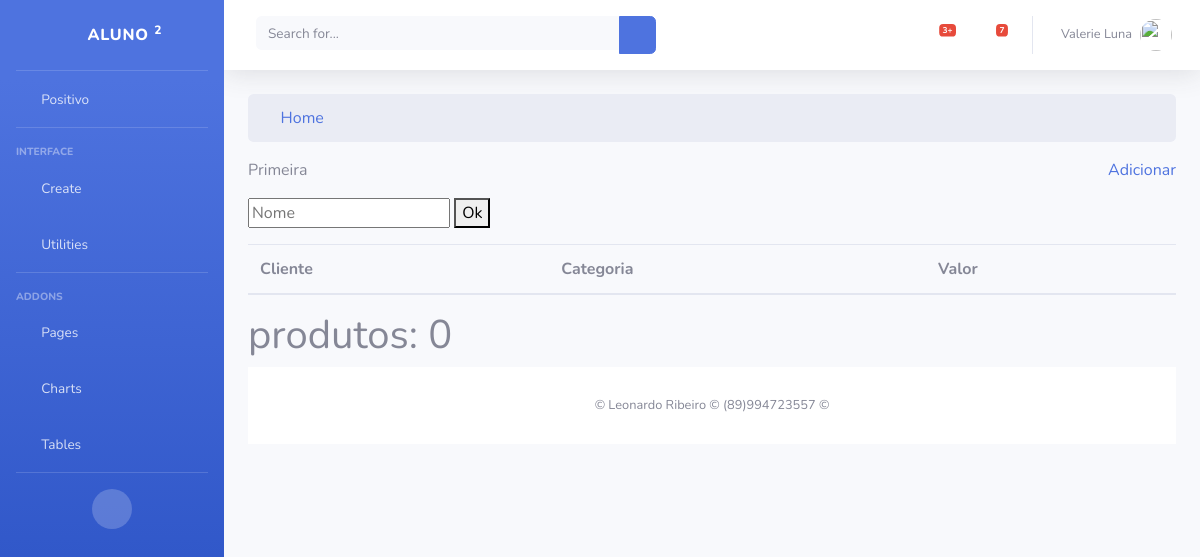
Page /primeira/produto/ on the earlier database version.
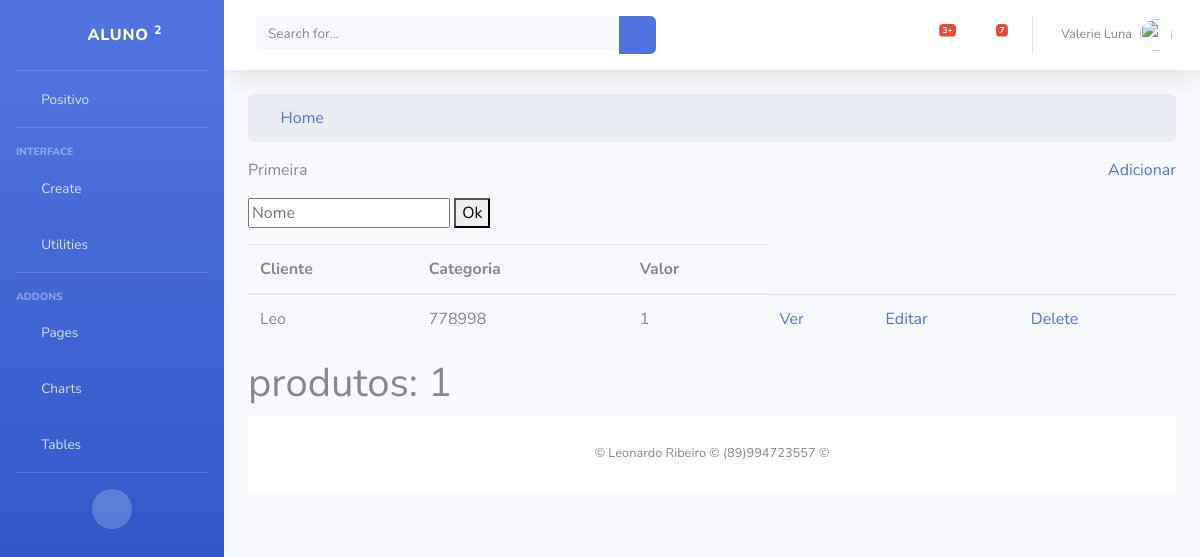
Same page on the later database version.
### primeira/models.py (models this page shows)
class Produto(models.Model):
    cliente = models.ForeignKey(Cliente, on_delete=models.CASCADE)
    categoria = models.CharField(max_length=11)
    valor = models.IntegerField()

class Cliente(models.Model):
    nome = models.CharField(max_length=50)
    matricula = models.CharField(max_length=11)
    idade = models.IntegerField()
    def __str__(self):
        return self.nome

### primeira/views.py (the view)
# urls.py: path('produto/', views.produto_list),
def produto_list(request):
    if (request.method == 'POST'):
        form = request.POST.get('select')
        produtos = Produto.objects.filter(categoria__icontains=form)
        return render(request, 'produto/list.html', {'produtos':produtos})
    else:
        produtos = Produto.objects.all()
        return render(request, 'produto/list.html', {'produtos':produtos})

### primeira/templates/produto/list.html (shortened to what this page needs)
{% extends 'base.html' %}
{% block conteudo %}
<div class="row">
    <div class="col-lg-12">
        <ol class="breadcrumb">
            <li>
                <i class="fa fa-home"></i>
                <a href="/primeira/">Home</a>
            </li>
        </ol>
    </div>
</div>
<div class="row">
    <div class="col-lg-12">
        <div class="panel panel-default">
            <div class="panel-heading">
                <p>Primeira<a href="/primeira/produto/form/" style="float:right;">Adicionar</a></p>
            </div>
            <div class="row">
                <div class="col-lg-12">
                    <div>
                        <form action="/primeira/produto/" method="POST">
                            <input type="text" id="select" name="select" placeholder="Nome">
                            <button type="submit">Ok</button>
                        </form>
                    </div>
                </div>
            </div>
            <div class="panel-body">
                <div class="table-responsive">
                    <table class="table table-striped">
                         <table class="table">
                            <thead>
                                <tr>
                                    <th>Cliente</th>
                                    <th>Categoria</th>
                                    <th>Valor</th>
                                </tr>
                            </thead>
                            <tbody>
                                {% for produto in produtos %}
                                <tr>
                                    <td>{{produto.cliente}}</td>
                                    <td>{{produto.categoria}}</td>
                                    <td>{{produto.valor}}</td>
                                    <td><a href="/primeira/produto/{{produto.id}}">Ver</a></td>
                                    <td><a href="/primeira/produto/{{produto.id}}/editar/">Editar</a></td>
                                    <td><a href="/primeira/produto/{{produto.id}}/delete/">Delete</a></td>
                                </tr>
                                {% endfor %}
                            </tbody>
                        </table>
                        <h1>produtos: {{produtos | length}}</h1>
                        {% endblock %}

Differences in the rows shown:
added Produto: cliente "Leo", categoria "778998", valor "1"
Other differences:
{{ produtos | length }}: "0" → "1"
